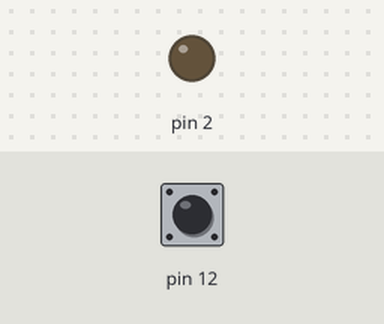
This sketch was run on a simulated Arduino Uno, built with avr-gcc and run on an emulated ATmega328P. Parts: output pins drawn as LEDs (lit = HIGH). The inputs (shaded band) are chosen by the test bench; at power-on: pin 12 HIGH. What the sketch prints to the serial monitor is not drawn.

Above: at 1.2 s.
1.3 s: pin 12 pulled LOW for 0.15 s
Timing chart, 0 to 4.3 s (numbered marks = the images above; inputs shaded):
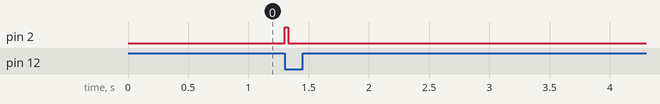

Measured:
- after the input at 1.3 s, pin 2: LOW → HIGH at once, → LOW 0.03 s later

The sketch:

wuxianchuankou.ino
```cpp
int H = 1;
void setup() {
  Serial.begin(57600);
  pinMode(12, INPUT_PULLUP);
  pinMode(2, OUTPUT);
}
int sen;
void loop()
{
  sen = digitalRead(12);
  if (!sen) {
    Serial.print(H);
    digitalWrite(2, HIGH); digitalWrite(13, HIGH);

    delay(30);
    digitalWrite(2, LOW); digitalWrite(13, LOW);
  }
  while (!sen) {
    sen = digitalRead(12);
    delay(1);
  }
}
```
